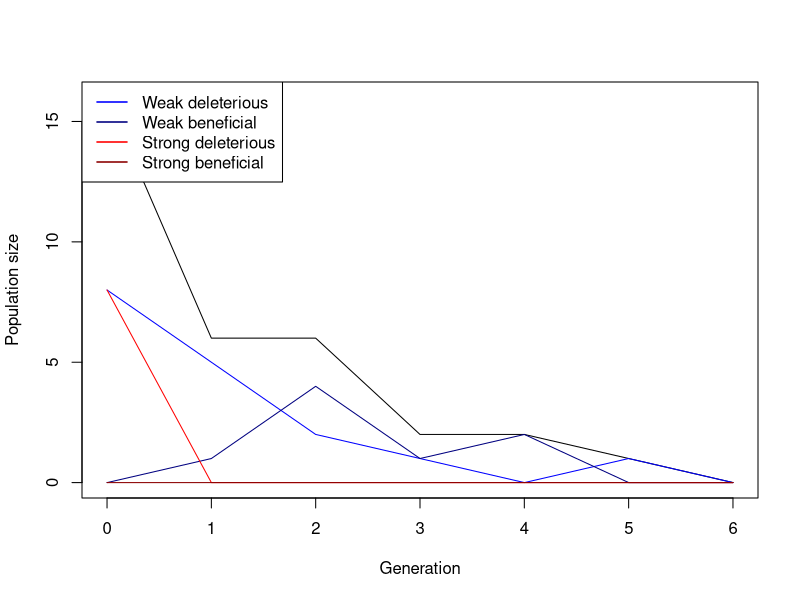

Generate this figure with R: (Note: this script raises an error after producing the figure.)
## ---- chunk 1
# Function for simulating one Generation in the Population
simulate_one_gen <- function(N_wd, N_wb, N_sd, N_sb, decay_rate_wm, decay_rate_sm, s_wm, s_sm, m_rate_wm, m_rate_sm) {
  
  # draw Offspring according to Poisson Distribution
  offsp_wd <- rpois(1, N_wd * (1-decay_rate_wm-s_wm))
  offsp_wb <- rpois(1, N_wb * (1-decay_rate_wm+s_wm))
  offsp_sd <- rpois(1, N_sd * (1-decay_rate_sm-s_sm))
  offsp_sb <- rpois(1, N_sb * (1-decay_rate_sm+s_sm))
  # draw changing Mutants according to Poisson Distribution
  mut_wd_to_wb <- rpois(1, offsp_wd * m_rate_wm)
  mut_sd_to_sb <- rpois(1, offsp_sd * m_rate_sm)
  mut_wb_to_wd <- rpois(1, offsp_wb * m_rate_wm)
  mut_sb_to_sd <- rpois(1, offsp_sb * m_rate_sm)
  
  # determine new Population Sizes of all four Mutants (2 versions of weak Mutations   and 2   versions of strong Mutations)
  N_wd_new <- offsp_wd - mut_wd_to_wb+ mut_wb_to_wd
  N_wb_new <-offsp_wb - mut_wb_to_wd+ mut_wd_to_wb
  N_sd_new <- offsp_sd - mut_sd_to_sb+ mut_sb_to_sd
  N_sb_new <-offsp_sb - mut_sb_to_sd+ mut_sd_to_sb
  
 return(c(N_wd_new, N_wb_new, N_sd_new, N_sb_new))
}
# Test the Function
print(simulate_one_gen(N_wd=50, N_wb=0, N_sd=50, N_sb=0, decay_rate_wm=0, decay_rate_sm=0, s_wm=0, s_sm=0, m_rate_wm=0, m_rate_sm=0))
## ---- chunk 2
# Simulation runs until the 100th Generation
max_gen=100
simulate_pop <- function(init_wd, init_wb,  init_sd, init_sb, decay_rate_wm, decay_rate_sm, s_wm, s_sm, m_rate_wm, m_rate_sm, max_gen) {
  # Create the Vector in which to save the Results
  pop_vector <- c(init_wd,init_wb, init_sd, init_sb)
  # initiate the variables
  pop_new <- c(init_wd, init_wb, init_sd, init_sb)
  
  # run the Simulation until Generation max_gen
  for (i in 1:(max_gen + 1)) {
    # redefine the current Population one Generation later
    pop_new <- simulate_one_gen(pop_new[1],pop_new[2],pop_new[3],pop_new[4], decay_rate_wm, decay_rate_sm, s_wm, s_sm, m_rate_wm, m_rate_sm)
    # add the new Population Sizes to the Output Vector
    pop_vector <- rbind(pop_vector,pop_new)
    # Condition to stop the Simulation before max_gen: either the Population exceeds 1.5         Times the Original Population Size, or it goes extinct
    if ((sum(pop_new) >= 4000 * sum(c(init_wd, init_wb, init_sd, init_sb))) || sum(pop_new) == 0)
      break

}
  
  # Define the Row and Column Names of the Output Vector
  rownames(pop_vector) <- (0:max_gen)[1:length(pop_vector[,1])] # Note that the Vector has to be cut if the Simulation stopped early
  colnames(pop_vector) <- c("wd","wb", "sd", "sb")
  # return the Result
  return(pop_vector)	
}


# Test the Function and plot the Result
# set max_gen to a Value to be used througout
max_gen <- 100
# create your Simulation Data
output <- simulate_pop(init_wd=8, init_wb=0,  init_sd=8, init_sb=0, decay_rate_wm=0.3, decay_rate_sm=0.4, s_wm=0.2, s_sm=0.4, m_rate_wm=0.3, m_rate_sm=0.3,max_gen)
# show the last few Lines of the Data Table
print(tail(output))
# plot the Output - note that the Plot Range and the x Axis have to be adjusted based on the Length of the Table
# determine x axis Range 
x_range <- 0:(length(output[,1])-1)
# this plots the total Population Size
plot(x_range,output[,1]+output[,2]+output[ ,3]+output[ ,4],type='l',ylim=c(0,max(output[,1]+output[,2]+output[ ,3]+output[ ,4])),xlab =  "Generation",ylab = "Population size")
# add Number of wd Individuals
lines(x_range,output[,1], col="blue")
# add Number of wb Individuals
lines(x_range,output[,2], col="navyblue")
# add Number of sd Individuals
lines(x_range,output[,3], col="red")
# add Number of sb Individuals
lines(x_range,output[,4], col="darkred")
# add Legend
legend("topleft",
       legend=c("Weak deleterious","Weak beneficial","Strong deleterious","Strong beneficial"),
       col=c("blue","navyblue","red","darkred"), lty=1, lwd=1.5)
## ---- chunk 3
# set some Parameters to fixed Values
init_wd <- 50
init_wb <- 0
init_sd <- 50
init_sb <- 0
m_rate_wm <- 0.001
m_rate_sm <- 0.001
decay_rate_wm <- 0.1
decay_rate_sm <- 0.3
s_wm <- 0.2
s_sm <- 0.4
max_gen <- 1000
# determine how often to run the Simulation for each set of Parameters
no_replicates <- 10


# set Parameters to vary
s_values_wm <- c(0.2,0.3,0.4)
s_values_sm <- c(0.4,0.5,0.6)
m_values_wm <- c(0.01,0.05,0.1)
m_values_sm <- c(0.05,0.1,0.15)


# initialize Data Table - where to collect the Results
data_table <- c()
data_table_wd<- c()
data_table_wb<- c()
data_table_sd<- c()
data_table_sb<- c()
# run the Simulation across all chosen parameters
# loop over mutation rates
#for(mval_wm in m_values_wm){
 # for(mval_sm in m_values_sm){
    # loop over Selection strength
    for(sval_wm in s_values_wm){
      for(sval_sm in s_values_sm){
        # different Way of running many Simulations: make Replicates using "repeat" Function         with a counter i
        # reset Counter
        i<-1
        repeat {
          # increase Counter by one
          i<-i+1
          # run the Simulation once
          one_run <- simulate_pop(init_wd, init_wb, init_sd, init_sb,
                                  decay_rate_wm, decay_rate_sm,
                                  sval_wm, sval_sm, m_rate_wm=0.2,m_rate_sm=0.2, max_gen)
          
          # determine total Population Sizes
          total_size <- one_run[,1]+one_run[,2]+one_run[,3]+one_run[,4]
          
          
          # determine final Population Size for each Mutant
          N_end_wd <- one_run[nrow(one_run), "wd"]
          N_end_wb <- one_run[nrow(one_run), "wb"]
          N_end_sd <- one_run[nrow(one_run), "sd"]
          N_end_sb <- one_run[nrow(one_run), "sb"]
          
          total_end <- N_end_wd + N_end_wb + N_end_sd + N_end_sb
          # determine Frequencies of each mutant in the final Population
          freq_wd <- ifelse(total_end > 0, N_end_wd / total_end, 0)
          freq_wb <- ifelse(total_end > 0, N_end_wb / total_end, 0)
          freq_sd <- ifelse(total_end > 0, N_end_sd / total_end, 0)
          freq_sb <- ifelse(total_end > 0, N_end_sb / total_end, 0)
          
          
          
          data_table_wd<- rbind(data_table_wd, c(sval_wm,freq_wd))
          data_table_wb<- rbind(data_table_wb, c(sval_wm, freq_wb))
          data_table_sd<- rbind(data_table_sd,c(sval_sm, freq_sd))
          data_talbe_sb<-rbind(data_table_sb, c (sval_sm,freq_sb))
          # enter the D into the Table
          data_table <- rbind(data_table,c(mval_wm,mval_sm,sval_wm,sval_sm,N_end_wd,        N_end_wb, N_end_sd, N_end_sb,freq_wd, freq_wb, freq_sd,freq_sb)) # note that we add the                varying parameters (mutation rate and selection strength for each version of weak            and strong mutation) to the table too
          # stop the repeated Computation after no_replicates times
          
          
          if(i>no_replicates) break
          
        }
      }
    }
  #}
#}
#Mean Frequencies of each mutant
mean_freq_wd <- mean(freq_wd)*100
mean_freq_wb <- mean(freq_wb)*100
mean_freq_sd <- mean(freq_sd)*100
mean_freq_sb <- mean(freq_sb)*100

print(paste("Mean frequency of wd =", mean_freq_wd) )
print(paste("Mean frequency of wb =", mean_freq_wb) )
print(paste("Mean frequency of sd =", mean_freq_sd) )
print(paste("Mean frequency of sb =", mean_freq_sb) )
# define Column Names of Data Table
colnames(data_table) <- c("m_rate_wm","m_rate_sm","s_wm","s_sm","N_end_wd", "N_end_wb", "N_end_sd", "N_end_sb","freq_wd", "freq_wb", "freq_sd","freq_sb")
# show the first and last Lines of the Output
print(head(data_table))
print(tail(data_table))
